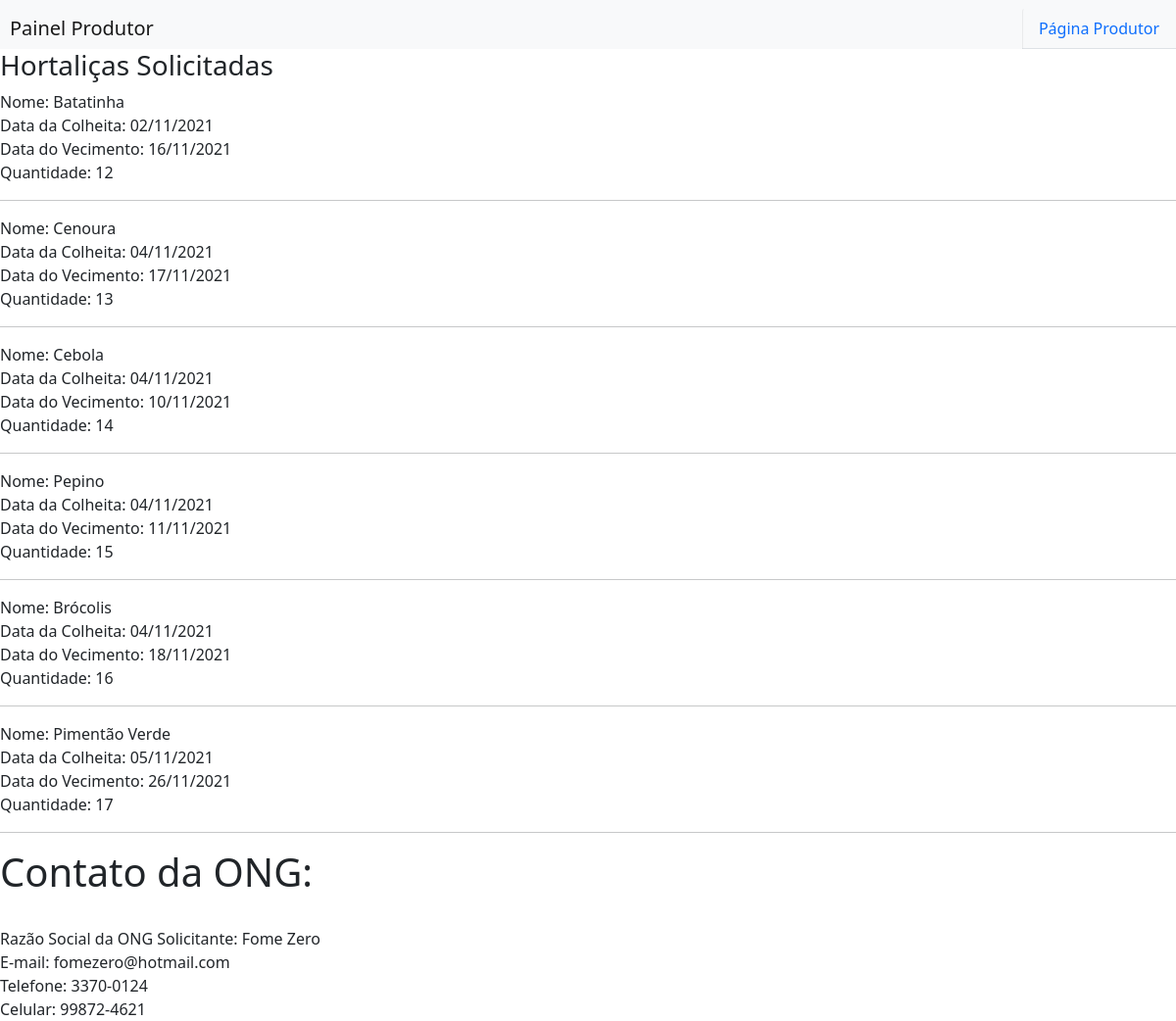
Page /hortas/php/listarrelatorio.php (signed in) on the committed database.
### tables this page shows
CREATE TABLE `itempedido` (
  `cod_produto` int DEFAULT NULL,
  `cod_pedido` int DEFAULT NULL,
  `cod_itemPedido` int NOT NULL AUTO_INCREMENT,
  `quantidade` int DEFAULT NULL,
  PRIMARY KEY (`cod_itemPedido`),
  KEY `fk_cod_produto` (`cod_produto`),
  KEY `fk_cod_pedido` (`cod_pedido`),
  CONSTRAINT `fk_cod_pedido` FOREIGN KEY (`cod_pedido`) REFERENCES `pedido` (`cod_pedido`),
  CONSTRAINT `fk_cod_produto` FOREIGN KEY (`cod_produto`) REFERENCES `produto` (`cod_produto`)
);

CREATE TABLE `produto` (
  `cod_produto` int NOT NULL AUTO_INCREMENT,
  `cod_produtor` int DEFAULT NULL,
  `nome` varchar(45) DEFAULT NULL,
  `data_colheita` date DEFAULT NULL,
  `data_vencimento` date DEFAULT NULL,
  `quantidade_colhida` int DEFAULT NULL,
  `unidade` varchar(45) DEFAULT NULL,
  PRIMARY KEY (`cod_produto`),
  KEY `cod_produtor` (`cod_produtor`),
  CONSTRAINT `produto_ibfk_1` FOREIGN KEY (`cod_produtor`) REFERENCES `produtor` (`cod_produtor`)
);

CREATE TABLE `ong` (
  `cod_ong` int NOT NULL AUTO_INCREMENT,
  `cnpj` varchar(45) DEFAULT NULL,
  `razaoSocial` varchar(45) DEFAULT NULL,
  `telefone` varchar(45) DEFAULT NULL,
  `email` varchar(45) DEFAULT NULL,
  `celular` varchar(45) DEFAULT NULL,
  `senha` varchar(45) DEFAULT NULL,
  PRIMARY KEY (`cod_ong`),
  UNIQUE KEY `email_UNIQUE` (`email`)
);

### hortas/php/listarrelatorio.php (the view, shortened to what this page needs)
<?php
include_once("conexao.php");
?>
<!DOCTYPE html>
<html>
<head>
    <link href="https://cdn.jsdelivr.net/npm/bootstrap@5.1.0/dist/css/bootstrap.min.css" rel="stylesheet">
    <link rel="stylesheet" href="https://use.fontawesome.com/releases/v5.0.8/css/all.css">
    <link href="../css/header.css" rel="stylesheet" type="text/css">
</head>
<body>
    <nav id="menu" class="navbar navbar-expand-lg navbar-light bg-light">
        <ul id="logo" class="nav">
            <a class="navbar-brand">Painel Produtor</a>
        </ul>
        <ul id="logo" class="nav">
        </ul>
        <ul class="nav nav-tabs">
            <li class="nav-item">
                <a class="nav-link" href="telaProdutor.php">Página Produtor</a>
            </li>
        </ul>
    </nav>
    <h3>Hortaliças Solicitadas</h3>
    <?php
    $result_itempedido = "SELECT quantidade, produto.nome, produto.data_colheita, produto.data_vencimento from itempedido inner join produto on itempedido.cod_produto=produto.cod_produto where cod_produtor='$_SESSION[cod_produtor];'";
    $resultado_item = mysqli_query($conn, $result_itempedido);
    while ($row_item = mysqli_fetch_assoc($resultado_item)) {
        echo "Nome:  " .  $row_item['nome'] . '<br>';
        echo "Data da Colheita:  " .  date('d/m/Y', strtotime($row_item['data_colheita'])) . '<br>';
        echo "Data do Vecimento:  " .  date('d/m/Y', strtotime($row_item['data_vencimento'])) . '<br>';
        echo "Quantidade: " . $row_item['quantidade'] . '<br><hr>';
    }
    $resultado_ong = "SELECT * FROM pedido where cod_produtor='$_SESSION[cod_produtor];'";
    $resultado = mysqli_query($conn, $resultado_ong);
    while ($row = mysqli_fetch_assoc($resultado)) {
        $cod_ong = $row['cod_ong'];
    }
    $resultado_nome = "SELECT * FROM ong where cod_ong = '$cod_ong'";
    $result = mysqli_query($conn, $resultado_nome);
    while ($row_nome = mysqli_fetch_assoc($result)) {
        echo '<h1>Contato da ONG:</h1>' . '<br>';
        echo 'Razão Social da ONG Solicitante: ' . $row_nome['razaoSocial'] . '<br>';
        echo 'E-mail: ' . $row_nome['email'] . '<br>';
        echo 'Telefone: ' . $row_nome['telefone'] . '<br>';
        echo 'Celular: ' . $row_nome['celular'] . '<br>';
    }
    ?>
</body>
</html>

### hortas/css/header.css (style rules this page uses)
#logo { margin-left: 10px; margin-right: auto; }
#menu { padding-bottom: 0px; }
.nav-tabs .nav-link { border-left: 1px solid #0000000f; }

### rows in the picture
itempedido: cod_produto.nome "Batatinha", cod_produto.data_colheita "02/11/2021", cod_produto.data_vencimento "16/11/2021", quantidade "12"
itempedido: cod_produto.nome "Cenoura", cod_produto.data_colheita "04/11/2021", cod_produto.data_vencimento "17/11/2021", quantidade "13"
itempedido: cod_produto.nome "Cebola", cod_produto.data_colheita "04/11/2021", cod_produto.data_vencimento "10/11/2021", quantidade "14"
itempedido: cod_produto.nome "Pepino", cod_produto.data_colheita "04/11/2021", cod_produto.data_vencimento "11/11/2021", quantidade "15"
itempedido: cod_produto.nome "Brócolis", cod_produto.data_colheita "04/11/2021", cod_produto.data_vencimento "18/11/2021", quantidade "16"
itempedido: cod_produto.nome "Pimentão Verde", cod_produto.data_colheita "05/11/2021", cod_produto.data_vencimento "26/11/2021", quantidade "17"
ong: razaoSocial "Fome Zero", email "fomezero@hotmail.com", telefone "3370-0124", celular "99872-4621"
